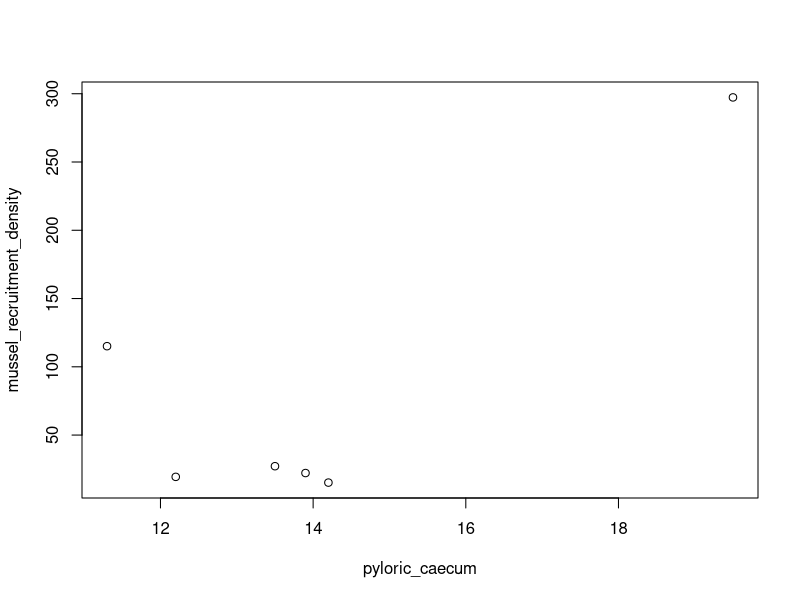
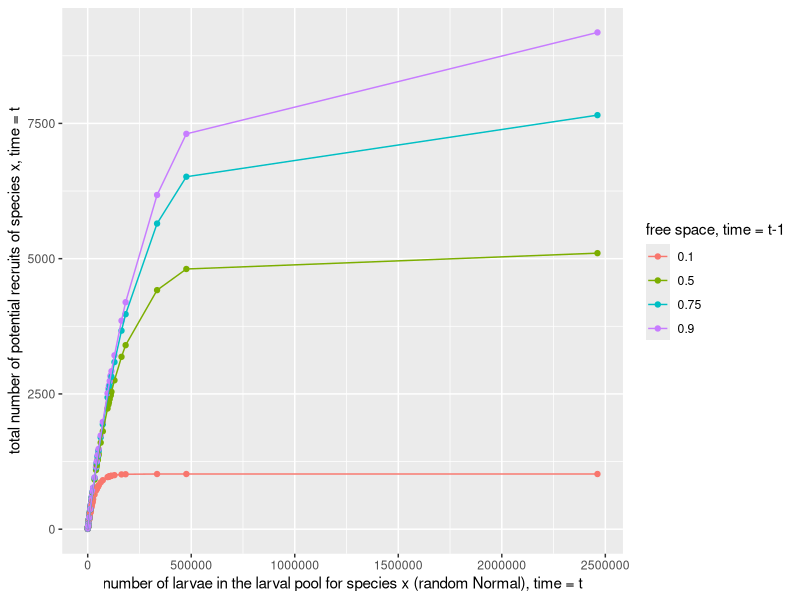
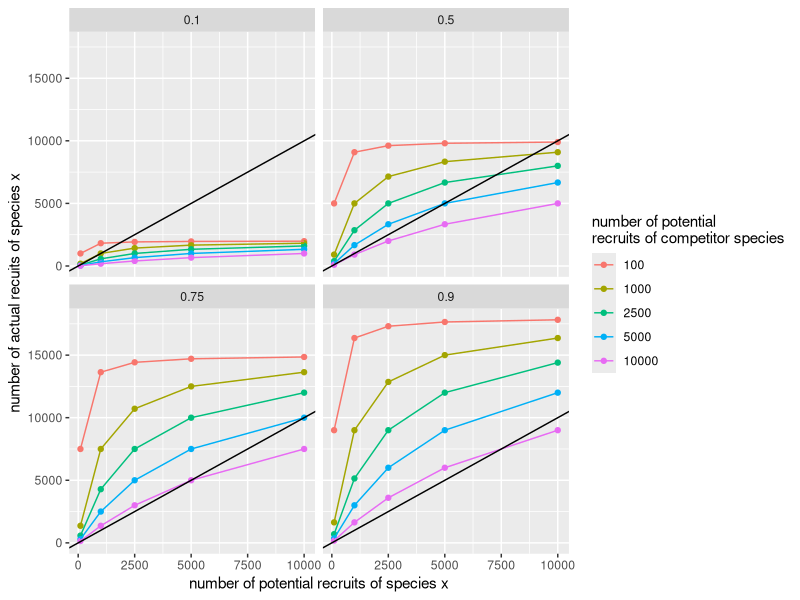

The R source for these figures, in order: (Note: this script raises an error after producing the figures.)
## ---- chunk 1
library(tidyverse)
## ---- chunk 2
mussel_recruitment_density <- c(15.2, 27.2, 22.2, 19.4, 297.3, 115.1)
pyloric_caecum <- c(14.2, 13.5, 13.9, 12.2, 19.5, 11.3)
cor.test(mussel_recruitment_density, pyloric_caecum)
## ---- chunk 3
plot(x = pyloric_caecum, y = mussel_recruitment_density)
## ---- chunk 4
B.mean <- 50000
B.stdev <- sqrt(3.24*10^10)
location.B <- log(B.mean^2 / sqrt(B.stdev^2 + B.mean^2))
shape.B <- sqrt(log(1 + (B.stdev^2 / B.mean^2)))

a_x <- 3 * (10^-6) # barnacle recruit size from f&d
l_x <- rlnorm(n=100, location.B, shape.B)
F_tprev <- c(0.1, 0.5, 0.75, 0.9)
A_x <-  9.8 * (10^-5) # adult barn size

do_L_x <- function(a_x, l_x, F_tprev) (F_tprev / A_x) * (1 - exp(-(a_x * l_x )/ F_tprev))
## ---- chunk 5
as_tibble(expand.grid(F_tprev, l_x, a_x)) %>%
  rename (F_tprev = "Var1", l_x = "Var2", a_x = "Var3") %>%
  mutate(L_x = do_L_x(a_x, l_x, F_tprev)) %>%
  mutate(F_tprev = factor(F_tprev)) %>%
  ggplot(aes(x = l_x, y = L_x, col = F_tprev)) +
  geom_point() + 
  geom_line(aes(col = F_tprev)) +
  labs(x = "number of larvae in the larval pool for species x (random Normal), time = t",
       y = "total number of potential recruits of species x, time = t",
       col = "free space, time = t-1")
## ---- chunk 6
# given potential recruitment numbers for two species
L_x <- c(100, 1000, 2500, 5000, 10000)
L_y <- c(100, 1000, 2500, 5000, 10000)
# similar adult sizes
A_x <- 5 * (10^-5)
A_y <- A_x
# and a range of free space
F_tprev <- c(0.1, 0.5, 0.75, 0.9)

do_R_x <- function(F_tprev, L_x, A_x, L_y, A_y) (F_tprev / ((L_x * A_x) + (L_y * A_y))) * L_x
## ---- chunk 7
as_tibble(expand.grid(F_tprev, L_x, A_x, L_y, A_y)) %>%
  rename (F_tprev = "Var1", L_x = "Var2", A_x = "Var3", 
          L_y = "Var4", A_y = "Var5") %>%
  mutate(R_x = do_R_x(F_tprev, L_x, A_x, L_y, A_y)) %>%
  mutate(F_tprev = factor(F_tprev),
         L_y = factor(L_y)) %>%
  ggplot(aes(x = L_x, y = R_x, col = L_y)) +
  geom_point() + 
  geom_line(aes(col = L_y)) + 
  facet_wrap (~ F_tprev) +
  geom_abline(slope = 1, intercept = 0) +
  labs(y = "number of actual recuits of species x",
       x = "number of potential recruits of species x",
       col = "number of potential\nrecruits of competitor species")
## ---- chunk 8
# here, the abundance of larvae of the ith species is equation 3 in I & R, but just assumed to be a random lognormal draw in F & D (l_x)
do_F_prev <- function(A, a_x, X, a_y, Y) {A - ((a_x * X) + (a_y * Y))}
do_R_x_ir <- function(c_x, L_x, F_tprev) c_x * L_x * F_tprev

A <- 1
X_0 <- c(1, 1000, 10000, 100000)
Y_0 <- c(1, 1000, 10000, 100000)
a_x <- 3 * (10^-6)
a_y <- 3 * (10^-6)
# recruit supply rate c should = sr, which is 0.7 in f&d
c_x <- c()
L_x <- 1000



expand.grid(A=A, a_x=a_x, a_y=a_y, c_x=c_x, L_x=L_x, X_0=X_0, Y_0=Y_0) %>%
  as_tibble() %>%
  mutate(F_tprev = do_F_prev(A, a_x, X_0, a_y, Y_0)) %>%
  mutate(R_t = do_R_x_ir(c_x, L_x, F_tprev))



